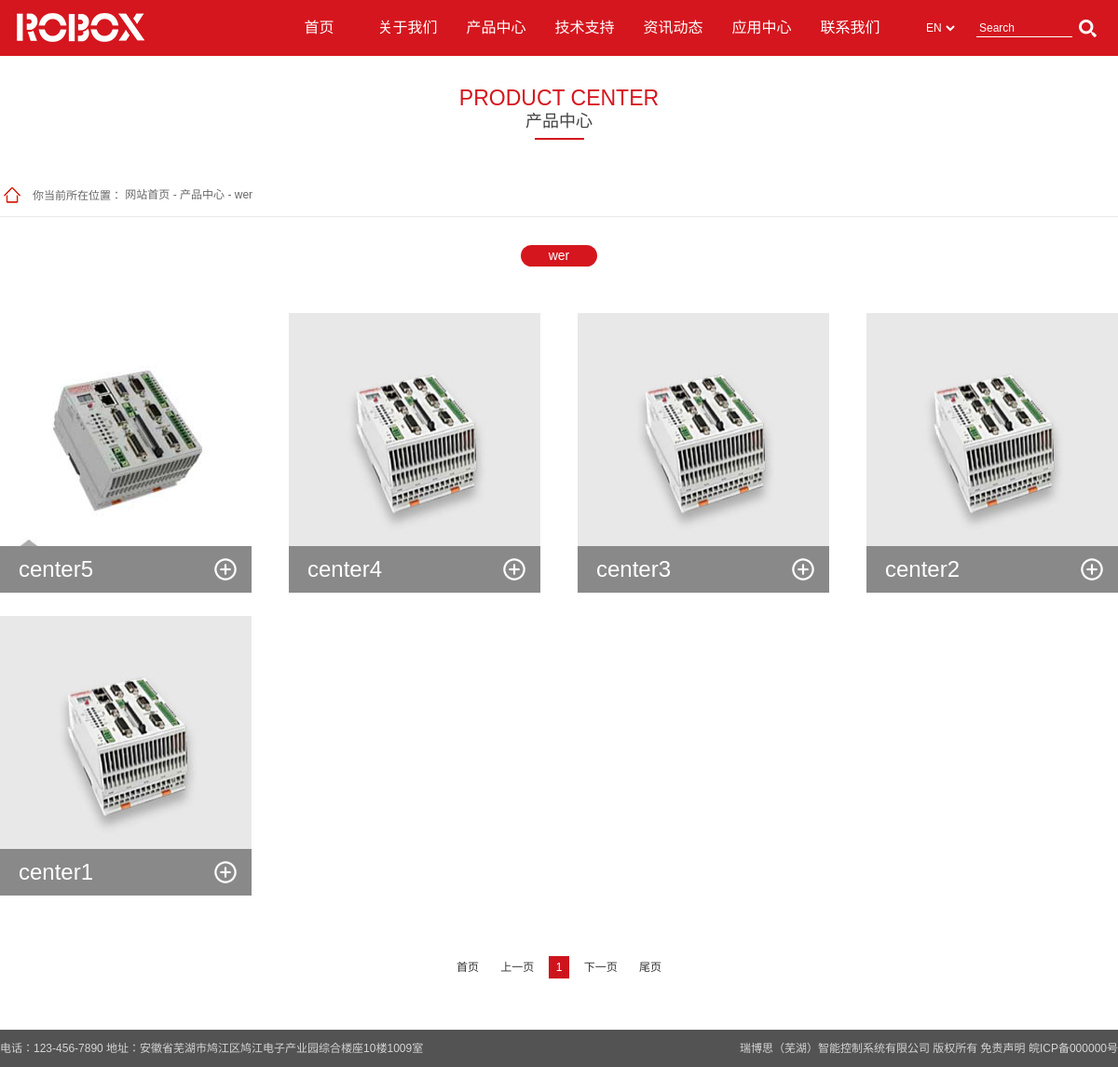
The page /info.php?class_id=102 on the database its author committed.
### tables this page shows
CREATE TABLE `banner` (
  `id` int(10) NOT NULL,
  `class_id` int(10) NOT NULL,
  `sortnum` int(20) NOT NULL,
  `title` varchar(100) DEFAULT NULL,
  `url` varchar(200) DEFAULT NULL,
  `pic` varchar(200) DEFAULT NULL,
  `width` int(10) DEFAULT NULL,
  `height` int(10) DEFAULT NULL,
  `state` int(10) NOT NULL,
  `content` text,
  `pic1` varchar(200) DEFAULT NULL,
  KEY `id` (`id`)
);

CREATE TABLE `info_class` (
  `id` varchar(20) NOT NULL DEFAULT '',
  `sortnum` int(10) unsigned NOT NULL DEFAULT '0',
  `name` varchar(50) NOT NULL DEFAULT '',
  `pic` varchar(200) DEFAULT NULL,
  `content` text,
  `files` text,
  `info_state` varchar(10) NOT NULL DEFAULT '',
  `max_level` tinyint(1) unsigned NOT NULL DEFAULT '0',
  `has_sub` tinyint(1) unsigned NOT NULL DEFAULT '0',
  `sub_content` tinyint(1) unsigned NOT NULL DEFAULT '0',
  `sub_pic` tinyint(1) unsigned NOT NULL DEFAULT '0',
  `hasViews` tinyint(1) unsigned NOT NULL DEFAULT '0',
  `hasState` tinyint(1) unsigned NOT NULL DEFAULT '0',
  `hasPic` tinyint(1) unsigned NOT NULL DEFAULT '0',
  `hasAnnex` tinyint(1) unsigned NOT NULL DEFAULT '0',
  `hasIntro` tinyint(1) unsigned NOT NULL DEFAULT '0',
  `hasContent` tinyint(1) unsigned NOT NULL DEFAULT '0',
  `hasWebsite` tinyint(1) unsigned NOT NULL DEFAULT '0',
  `hasAuthor` tinyint(1) unsigned NOT NULL DEFAULT '0',
  `hasSource` tinyint(1) unsigned NOT NULL DEFAULT '0',
  `hasKeyword` tinyint(1) unsigned NOT NULL DEFAULT '0',
  `state` tinyint(1) unsigned NOT NULL DEFAULT '0',
  `hasPics` tinyint(1) unsigned DEFAULT '0',
  `hasPic2` tinyint(1) unsigned DEFAULT '0',
  `hasContent2` tinyint(1) unsigned DEFAULT '0',
  `hasContent3` tinyint(1) unsigned DEFAULT '0',
  `hasContent4` tinyint(1) unsigned DEFAULT '0',
  `hasContent5` tinyint(1) unsigned DEFAULT '0',
  `hasContent6` tinyint(1) unsigned DEFAULT '0',
  `en_name` varchar(50) DEFAULT NULL,
  `hasDescription` tinyint(1) NOT NULL DEFAULT '0',
  `keyword` varchar(200) DEFAULT NULL,
  `description` varchar(200) DEFAULT NULL,
  PRIMARY KEY (`id`),
  KEY `sortnum` (`sortnum`)
);

CREATE TABLE `info` (
  `id` int(10) unsigned NOT NULL DEFAULT '0',
  `sortnum` int(10) unsigned NOT NULL DEFAULT '0',
  `title` varchar(100) NOT NULL DEFAULT '',
  `admin_id` int(10) unsigned NOT NULL DEFAULT '0',
  `class_id` varchar(20) NOT NULL DEFAULT '',
  `author` varchar(50) DEFAULT NULL,
  `source` varchar(50) DEFAULT NULL,
  `website` text,
  `pic` varchar(200) DEFAULT NULL,
  `pic2` varchar(200) DEFAULT NULL,
  `annex` varchar(200) DEFAULT NULL,
  `keyword` varchar(200) DEFAULT NULL,
  `intro` text,
  `content` mediumtext,
  `content2` text,
  `content3` text,
  `content4` text,
  `content5` text,
  `content6` text,
  `webcontent` text,
  `files` text,
  `views` int(10) unsigned NOT NULL DEFAULT '0',
  `create_time` date NOT NULL DEFAULT '0000-00-00',
  `modify_time` date NOT NULL DEFAULT '0000-00-00',
  `state` tinyint(1) unsigned NOT NULL DEFAULT '0',
  `price` varchar(50) DEFAULT '' COMMENT '参考价格',
  `description` varchar(200) DEFAULT NULL,
  `hot` tinyint(1) NOT NULL DEFAULT '0' COMMENT '热点标识',
  `actual` varchar(50) DEFAULT NULL COMMENT '实际价格',
  PRIMARY KEY (`id`),
  KEY `class_id` (`class_id`),
  KEY `admin_id` (`admin_id`)
);

CREATE TABLE `config_base` (
  `id` int(10) unsigned NOT NULL AUTO_INCREMENT,
  `name` varchar(100) NOT NULL DEFAULT '',
  `title` varchar(100) NOT NULL DEFAULT '',
  `icp` varchar(30) NOT NULL DEFAULT '',
  `keyword` varchar(200) NOT NULL DEFAULT '',
  `description` varchar(200) NOT NULL DEFAULT '',
  `contact` text,
  `copyright` text,
  `webcopyright` text,
  `javascriptFoot` text,
  `javascriptHead` text,
  `webJavascriptHead` text,
  `webJavascriptFoot` text,
  `hotline` varchar(100) DEFAULT NULL,
  `phone` varchar(100) DEFAULT NULL,
  `map` text,
  `rightButton` int(1) DEFAULT '0',
  `mobilejump` int(1) DEFAULT '1',
  `watermark` tinyint(1) DEFAULT '0',
  `waterpic` varchar(200) DEFAULT NULL,
  `waterpos` int(10) DEFAULT '5',
  PRIMARY KEY (`id`)
);

### info.php (the view, shortened to what the rows shown need)
<?
require("init.php");
$class_id	= trim($_GET["class_id"]);
$base_id	 = substr($class_id, 0, 3);
$default_class_id = '';
if ( strlen($class_id) == 3 ) {
	if ( (int)$db->getTableFieldValue('info_class', 'has_sub', 'where id=\'' . $class_id . '\' limit 1') > 0 ) {
		$sql = "select id, name, has_sub, keyword, description, content from info_class where id like '".$class_id."___' order by sortnum asc limit 1";
		$rst = $db->query($sql);
		$row = $db->fetch_array($rst);
		$class_id	 = $row['id'];
		$base_id	 = substr($class_id, 0, 3);
		$base_name	 = $db->getTableFieldValue('info_class', 'name', 'where id=\'' . $base_id . '\' limit 1');
		$second_id	 = $row['id'];
		$second_name = $row['name'];
		$default_class_id = $row['id'];
	} else {
		$db->close();
		header("location: ./");
		exit;
	}
}
$info_state  = $db->getTableFieldValue('info_class', 'info_state', 'where id=\'' . $default_class_id . '\' limit 1');
?>
<!doctype html>
<html>
<head>
<link rel="stylesheet" href="images/base.css" />
<link rel="stylesheet" href="images/inside.css" />
<link rel="stylesheet" href="images/adver.css" />
</head>
<body>
<?
require_once("begin.php");
?>
<div class="container">
	<div class="wrap clearfix">
        <?
        require_once("left.php");
        ?>
		<div class="main">
            <?
            if ($info_state == 'content')
            {
                $sql = "select id, title, content from info where class_id like '" . $default_class_id . "%' and state>0 order by state desc, sortnum desc";
                $rst = $db->query($sql);
                if ($row = $db->fetch_array($rst)) {
                    $id			= $row['id'];
                    $title		= $row['title'];
                    $content	= $row['content'];
                    $sql = "update info set views=views+1 where id=" . $id;
                    $db->query($sql);
                }
            ?>
                <div class="article">
                    <?=$content;?>
                </div>
                <script language="javascript">
                    var content_width;
                    var imgObj = $(".article").find("img");
                    if (imgObj.length > 0)
                    {
                        for (var i = 0; i < imgObj.length; i++)
                        {
                            if (imgObj[i].width > <?=$content_width?>) imgObj[i].width = <?=$content_width?>;
                        }
                    }
                </script>
            <?
            } elseif ($info_state == 'pictxt') {
            ?>
                <ul class="pothoItem clearfix">
                   <?
                    $page		= (int)$_GET["page"];
                    $page		= $page > 0 ? $page : 1;
                    $pageSize	= 8;
                    $sql = "select id, title, pic, website, content, create_time from info where class_id like '" . $default_class_id . "%'  and state>0 order by state desc, sortnum desc";
                    $sql .= " limit " . ($page - 1) * $pageSize . ", " . $pageSize;
                    $rst = $db->query($sql);
                    while ($row = $db->fetch_array($rst)) {
                        if(!empty($row['website']))
                        {
                            $website = $row['website'];
                        }
                        else
                        {
                            $website = 'display.php?id=' . $row['id'];
                        }
                    ?>
                    <li class="item clearfix">
                        <div class="pic">
                        	<?
                            if(!empty($row['pic'])){
                            ?>
                            <a href="<?=$website?>">
                                <img src="<?=UPLOAD_PATH . $row['pic']?>" alt="<?=$row["title"]?>" />
                                <div class="txt"><span><?=utf8substr(strip_tags(str_replace("&nbsp;","",$row["title"])),25)?></span><s></s></div>
                            </a>
                            <?
                            }else{
                            ?>
                            <a href="<?=$website?>">暂无图片</a>
                            <?
                            }
                            ?>
                        </div>
                    </li>
                    <?
                    }
                    ?>
                </ul>
            <?
            }
            ?>
		</div>
	</div>
</div>
<?
require_once("end.php");
?>
</body>
</html>

### begin.php (shortened to what the rows shown need)
<div class="header">
	<div class="g-in clearfix">
		<div class="logo">
			<?
				$sql = "select pic, url from banner where class_id = 3 and state>0 and pic<>''";
				$rst = $db->query($sql);
				if ($row = $db->fetch_array($rst)){
			?>
			<a href="./"><img src="<?=UPLOAD_PATH.$row["pic"]?>" width="175px" height="58" alt="<?=$config_title?>" /></a>
			<?
				}
			?>
		</div>
	</div>
</div>

### left.php (shortened to what the rows shown need)
<?
switch ($base_id){
    case 102:
        $base_en_name = "PRODUCT CENTER";
        break;
}
?>
<div class="sidebar">
	<h2 class="leftTitle"><i><?=$base_en_name?></i><s><?=$base_name?></s><div class="line"></div></h2>
	<div class="location">
    		<div class="breadcrumbs">
    		<p><s></s>你当前所在位置：</p>
    		<?
    			if ($menu == "display"){
    		?>
    				<a href="./" class="u-home">网站首页</a>
		    		<a href="info.php?class_id=<?=$base_id?>"> <?= '- ' .$base_name?></a>
		    		<a href="info.php?class_id=<?=$class_id?>"> <?= '- ' .$second_name?></a>
		    		<?= !empty($third_id) ? " - <a href='info?class_id=". $third_id ."'>". $third_name ."</a>" : '' ?></div>
		    <?
		    	}else if($menu == "SEARCH"){
		    ?>
		    		<a href="./" class="u-home">网站首页</a>
          			<a href="javascript:;"><?= '- ' .$base_name?></a>
         		 	<?=!empty($search) ? "<a href='?search_keyword=". $search ." '- ' ". $search ."</a>" : '' ?></div>
		    <?
    			}else{
    		?>
    				<a href="./" class="u-home">网站首页</a>
		    		<a href="?class_id=<?=$base_id?>"> <?= '- ' .$base_name?></a>
		    		<a href="?class_id=<?=$class_id?>"> <?= '- ' .$second_name?></a>
		    		<?= !empty($third_id) ? "<a href='?class_id=". $third_id ." '-' ". $third_name ."</a>" : '' ?></div>
			<?
    			}
    		?>
	</div>
	<div class="menu">
		<dl>
		<?
		if($menu == "job") {
			$sql = "select id, name from job where state>0 order by sortnum desc";
			$rst = $db->query($sql);
			while ($row = $db->fetch_array($rst)) {
		?>
			<dt><a href="job_display.php?id=<?=$row["id"]?>" <?=($id == $row["id"]) ? 'class="current"' : ''?>><?=$row["name"]?></a></dt>
		<?
			}
		} elseif ($menu == "message" || $menu == "sitemap") {
		?>
			<dt><a href="?" class="current"><?=$base_name?></a></dt>
		<?
		} else {
			$bid = $base_id;
			$secondClassCnt = count($secondClassArray[$bid]);
			for ($i = 0; $i < $secondClassCnt; $i++) {
				if ($secondClassArray[$bid][$i]['id'] == $second_id) {
		?>
				<dt><a href="info.php?class_id=<?=$secondClassArray[$bid][$i]['id']?>" class="current"><?=$secondClassArray[$bid][$i]['name']?></a></dt>
				<?
				if ($secondClassArray[$bid][$i]['has_sub'] = 1) {
					$sql = "select id, name from info_class where id like '".$second_id."___' order by sortnum asc";
					$rst = $db->query($sql);
					while ($row = $db->fetch_array($rst)) {
				?>
					<dd><a href="info.php?class_id=<?=$row["id"]?>"<?= ($row["id"] == $third_id) ?  ' class="current"' : ''?>><?=$row["name"]?></a></dd>
					<?
					if($third_id){
						$sql = "select id, name from info_class where id like '".$row["id"]."___' order by sortnum asc";
						$rst2 = $db->query($sql);
						while ($row2 = $db->fetch_array($rst2)) {
					?>
						<dd class="third"><a href="info.php?class_id=<?=$row2["id"]?>"<?= ($row2["id"] == $four_id) ?  ' class="current"' : ''?>>└ <?=$row2["name"]?></a></dd>
					<?
						}
					}
					?>
				<?
					}
				}
				?>
		<?
				} else {
		?>
				<dt><a href="info.php?class_id=<?=$secondClassArray[$bid][$i]['id']?>"><?=$secondClassArray[$bid][$i]['name']?></a></dt>
		<?
				}
			}
		}
		?>
		</dl>
	</div>
</div>

### end.php (shortened to what the rows shown need)
<div class="footer">
	<div class="g-in clearfix">
		<span class="s1">电话：<?=$config_hotline?>  地址：<?=$config_copyright?> </span>
		<span class="s2"><?=$config_title?>  版权所有 <a href="">免责声明 </a> <a href=""> <?=$config_icp?></a> </span>
	</div>
</div>

### rows shown on the page
banner: pic (picture)
info_class: id "PRODUCT CENTER", name "wer", id+name "wer"
info: pic (picture), title "center5"
info: pic (picture), title "center4"
info: pic (picture), title "center3"
info: pic (picture), title "center2"
info: pic (picture), title "center1"
config_base: hotline "123-456-7890", copyright "安徽省芜湖市鸠江区鸠江电子产业园综合楼座10楼1009室", title "瑞博思（芜湖）智能控制系统有限公司", icp "皖ICP备000000号"

### other values the page prints
$base_name "产品中心"
